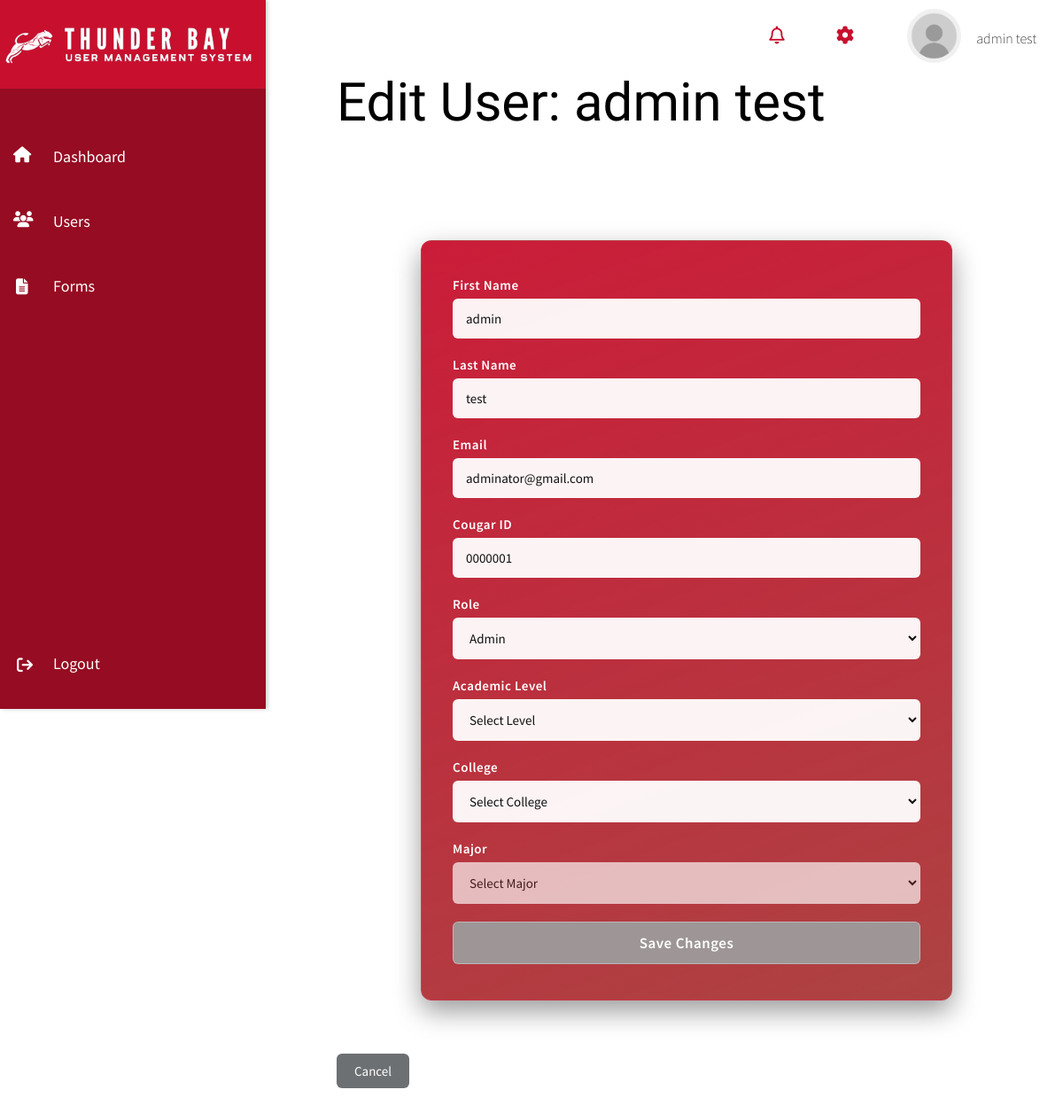
Page /user/6/edit/ (signed in) on the committed database.
### usr_mgmt_app/models.py (models this page shows, shortened)
class UserProfile(AbstractUser):
    ROLE_CHOICES = [
        ('admin', 'Admin'),
        ('moderator', 'Moderator'),
        ('user', 'User'),
    ]
    ACADEMIC_LEVEL_CHOICES = [
        ('undergraduate', 'Undergraduate'),
        ('graduate', 'Graduate'),
    ]
    cougar_id = models.CharField(max_length=7,unique=True,null=True,blank=True,validators=[RegexValidator(regex=r'^\d{7}$', message='Cougar ID must be exactly 7 digits')])
    role = models.CharField(max_length=10, choices=ROLE_CHOICES, default='user')
    academic_level = models.CharField(max_length=15, choices=ACADEMIC_LEVEL_CHOICES, null=True, blank=True)
    profile_picture = models.ImageField(upload_to='profile_pictures/', null=True, blank=True)
    profile_banner = models.ImageField(upload_to='banner_pictures/', null=True,blank=True)
    bio = models.TextField(null=True, blank=True)
    is_active = models.BooleanField(default=True)
    created_at = models.DateTimeField(auto_now_add=True)
    updated_at = models.DateTimeField(auto_now=True)
    signature = models.ImageField(upload_to='signatures/', null=True, blank=True, validators=[validate_signature_file])
    groups = models.ManyToManyField(Group, related_name="userprofile_groups", blank=True)
    user_permissions = models.ManyToManyField(Permission, related_name="userprofile_permissions", blank=True)
    unit = models.ForeignKey(Unit, null=True, blank=True, on_delete=models.SET_NULL)
    class Meta:
        permissions = [
            ("can_read", "Can read data"),
            ("can_edit", "Can edit data"),
            ("can_manage_users", "Can activate/deactivate and delete users"),
            ("can_approve", "Can approve requests"),  # Added new permission
        ]

### usr_mgmt_app/views.py (the view, shortened to what this page needs)
# urls.py: path('user/<int:user_id>/edit/', views.user_edit, name='user_edit'),  # Edit user
@permission_required('usr_mgmt_app.can_edit', raise_exception=True)
def user_edit(request, user_id):
    user = get_object_or_404(UserProfile, id=user_id)
    colleges = Unit.objects.filter(is_college=True)
    majors = Unit.objects.filter(is_college=False)
    return render(request, "user_edit.html", {"user": user,'colleges': colleges,'majors': majors,})

### templates/user_edit.html (shortened to what this page needs)
{% load static %}
<!DOCTYPE html>
<html lang="en">
<head>
    <link rel="stylesheet" href="{% static 'css/dashboard.css' %}">
    <link rel="stylesheet" href="{% static 'css/user_form.css' %}">
</head>
<body>
<nav class="navbar">
    <div class="navbar-content">
        <i id="notifications_icon" class="fa-regular fa-bell"></i>
<div class="dropdown-wrapper">
    <i id="settings_icon" class="fa-solid fa-gear"></i>
</div>
<div class="dropdown-wrapper">
    <div class="navbar_user">
        {% if user.profile_picture %}
            <img class="profile_picture" src="{{ user.profile_picture.url }}" alt="profile picture">
        {% else %}
            <img class="profile_picture" src="{% static 'images/default_profile.png' %}" alt="Default profile picture">
        {% endif %}
        <span class="navbar_username">{{ user.first_name }} {{ user.last_name }}</span>
    </div>
</div>
    </div>
</nav>
    <div class="sidebar">
        <div class = "logoContainer">
            <img class = "logo" src="{% static 'images/logo2.png' %}" alt="logo">
        </div>
    <div class="sidebar-content">
        <a href="{% url 'dashboard' %}" class="sidebar-link" data-icon="fa-house">Dashboard</a>
        <a href="{% url 'user_list' %}" class="sidebar-link" data-icon="fa-users">Users</a>
        <a href="{% url 'approval_requests' %}" class="sidebar-link" data-icon="fa-file-alt">Forms</a>
    </div>
        <div class="logout-container">
            <a href="{% url 'logout' %}" class="logout-btn">Logout</a>
            <i id = "logoutIcon" class="fa-solid fa-arrow-right-from-bracket"></i>
        </div>
    </div>
    <div class="main-content">
        <h1>Edit User: {{ user.first_name }} {{ user.last_name }}</h1>
        <form method="POST" action="{% url 'user_edit' user.id %}" class="user-form">
            <label for="id_first_name">First Name</label>
            <input type="text" id="id_first_name" name="first_name" value="{{ user.first_name }}" required>
            <label for="id_last_name">Last Name</label>
            <input type="text" id="id_last_name" name="last_name" value="{{ user.last_name }}" required>
            <label for="id_email">Email</label>
            <input type="email" id="id_email" name="email" value="{{ user.email }}" required>
            <label for="id_cougar_id">Cougar ID</label>
            <input type="text" id="id_cougar_id" name="cougar_id" value="{{ user.cougar_id }}" pattern="\d{7}" maxlength="7" placeholder="e.g. 1234567">
            <label for="id_role">Role</label>
            <select id="id_role" name="role">
                <option value="admin" {% if user.role == 'admin' %}selected{% endif %}>Admin</option>
            </select>
        <label for="id_academic_level">Academic Level</label>
        <select id="id_academic_level" name="academic_level">
            <option value="">Select Level</option>
        </select>
        <label for="college-select">College</label>
        <select id="college-select" name="college" required>
            <option value="">Select College</option>
        </select>
        <label for="unit-select">Major</label>
        <select id="unit-select" name="unit" required>
            <option value="">Select Major</option>
        </select>
            <button type="submit" class="btn-submit">Save Changes</button>
        </form>
    <a href="{% url 'user_list' %}" class="btn-back">Cancel</a>
    </div>
</body>
</html>

### static/css/dashboard.css (style rules this page uses)
* { margin: 0; padding: 0; box-sizing: border-box; font-family: Source Sans Pro,sans-serif; }
body { background: rgb(255,255,255); color: black; z-index: 1; overflow-x:hidden; }
h1 { font-weight: lighter; font-size:60px; font-family: "League Gothic",sans-serif; }
.navbar { padding: 15px 30px; position: fixed; top: 0; left: 300px; right: 0; height: 70px; display: flex; align-items: center; justify-content: space-between; z-index: 1000; flex-direction: row; font-family: Source Sans Pro,sans-serif; }
.navbar-content { display: flex; width: 100%; justify-content: right; align-items: center; flex-grow: 1; flex-direction: row; padding: 10px 0 0 10px; }
.navbar-content > * { margin-left: 1%; }
.navbar_user { display: flex; flex-direction: row; align-items: center; margin-left: 50px; transition: transform 0.3s ease-in-out; padding-right:2%; }
.navbar_username { padding: 15px 0 10px 15px; font-weight: lighter; white-space: nowrap; flex-shrink: 0; }
#settings_icon { font-size: 20px; margin-left:50px; transition: transform 0.3s ease-in-out; color:rgb(200,16,46); }
#notifications_icon { font-size: 20px; transition: transform 0.3s ease-in-out; color:rgb(200,16,46); }
.dropdown-wrapper { position: relative; }
.profile_picture { max-width:65px; width:100%; border-radius: 50%; object-fit: cover; border: 2px solid #fff; background-color: #f0f0f0; }
.main-content { margin-left: 350px; margin-top: 50px; padding: 30px; min-height: 100vh; font-family: Source Sans Pro,sans-serif; overflow-y: scroll; }
.sidebar { height: 100vh; width: 300px; position: fixed; top: 0; left: 0; background: rgb(150,12,34); padding-top: 120px; overflow-y: hidden; overflow-x: hidden; box-shadow: 2px 0px 5px rgba(0, 0, 0, 0.2); z-index: 1001; justify-content: space-between; display: flex; flex-direction: column; font-family: Source Sans Pro,sans-serif; }
.logoContainer { position: absolute; max-width: 500px; width:100%; max-height:100px; height:100%; top: 0; padding-top:10%; background: rgb(200,16,46); }
.logo { position: relative; max-width: 95%; }
.sidebar-content { flex-grow: 1; display: flex; flex-direction: column; margin-top:10%; }
.sidebar-link { position: relative; display: block; padding-left: 40px; font-size: 18px; color: white; }
.sidebar-link::before { content: ""; position: absolute; left: 15px; font-family: "Font Awesome 5 Free"; font-weight: 900; font-size: 18px; color:white; }
.sidebar-link[data-icon="fa-house"]::before { content: "\f015"; color:grey; }
.sidebar-link[data-icon="fa-users"]::before { content: "\f0c0"; color: white; }
.sidebar-link[data-icon="fa-file-alt"]::before { content: "\f15c"; color: white; margin-top:1%; margin-left:1%; }
.sidebar a { display: block; color: rgba(255, 255, 255); padding: 15px 15px 20px 60px; text-decoration: none; font-size: 18px; transition: background 0.3s ease, color 0.3s ease; z-index:1003; }
.sidebar-content a { margin-bottom: 5%; }
#logoutIcon { font-size: 18px; color: rgb(255,255,255); z-index:1002; transform: translate(105%,-215%); }
.logout-btn { padding: 10px 20px; text-decoration: none; border-radius: 5px; transition: background 0.3s ease; z-index:1003; }
.main-content { opacity: 0; animation: fadeIn 1s ease-in-out forwards; }
.navbar i, .sidebar i { transition: transform 0.3s ease-in-out; }

### rows in the picture
UserProfile: first_name "admin", last_name "test", email "adminator@gmail.com", cougar_id "0000001", role "Admin"
